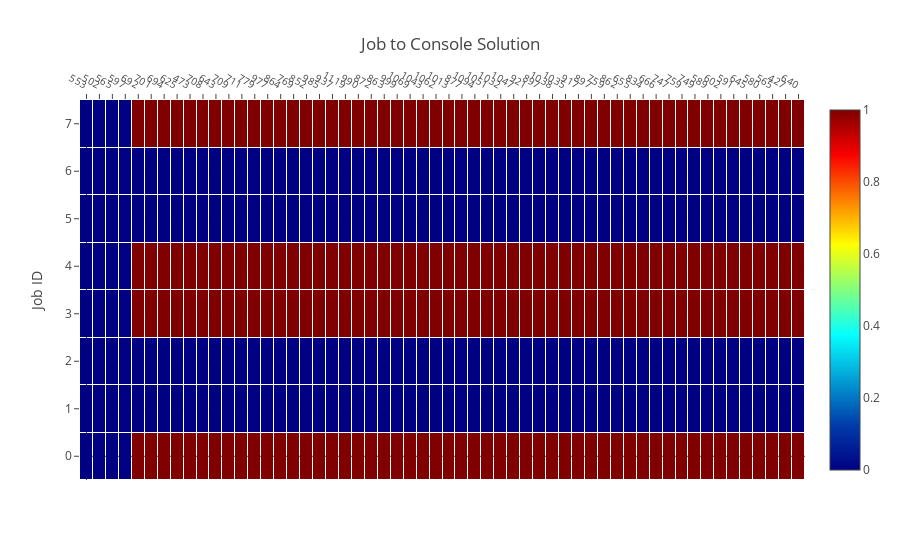

Notebook source saved alongside this figure:
### Markdown cell above
Here we can visualise the solution output. We can choose to look at it at a group level, or at an agent level. At a group level we have:

### Code cell
make_solution_heatmap(m, taskload_parameters, agent_parameters, taskload_array, 
                      agent_heatmap = False, in_notebook=True, annotate_heatmap=False)
